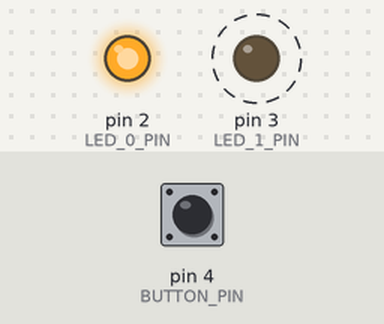
Bench run of a sketch on a simulated Arduino Uno, built with avr-gcc and run on an emulated ATmega328P. On the bench: output pins drawn as LEDs (lit = HIGH). Dashed ring = blinking. The test bench sets the inputs (shaded band); at power-on: pin 4 (BUTTON_PIN) HIGH.

Above: at 0.6 s.
1.3 s: pin 4 (BUTTON_PIN) pulsed LOW 2 times (0.12 s each, 0.3 s apart)
At 2.5 s:
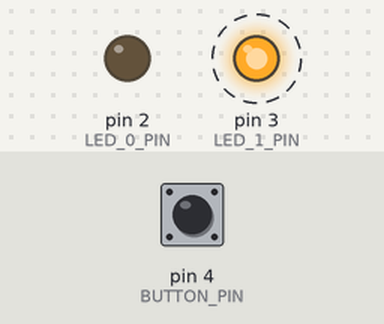
4.3 s: pin 4 (BUTTON_PIN) pulled LOW for 0.15 s
At 5.3 s:
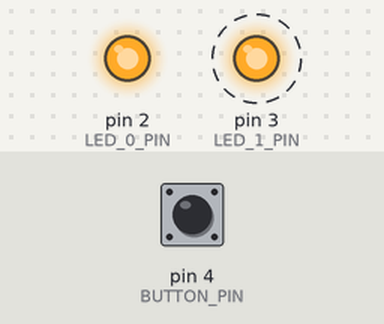
7.4 s: pin 4 (BUTTON_PIN) pulled LOW for 1 s
At 7.6 s:
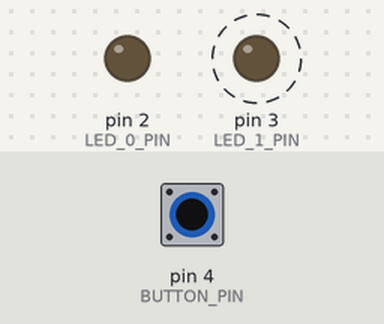
Timing chart, 0 to 16.4 s (numbered marks = the images above; inputs shaded):
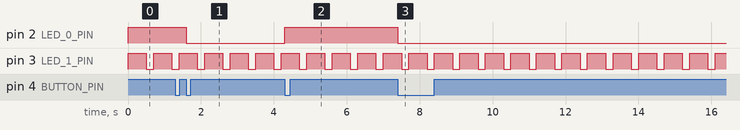

Measured:
- after the input at 1.3 s, pin 2 (LED_0_PIN): HIGH → LOW after 0.30 s
- after the input at 4.3 s, pin 2 (LED_0_PIN): LOW → HIGH at once
- after the input at 7.4 s, pin 2 (LED_0_PIN): HIGH → LOW at once
- by itself, pin 3 (LED_1_PIN): alternates HIGH for 0.50 s and LOW for 0.20 s

The sketch:

lab1.ino
```cpp
  // Obiective:
// 1. prezentat documentatie ATmega328P
// 2. configurarea pinilor pentru citire/scriere
// 3. scrierea/citirea pe pini
// 4. intorducere in utilizarea aparaturii de laborator
//  4.1. prezentare + utilizarea multimetru (masurare R, Vd)
//  4.2. prezentare + vizaulizarea unui semnal periodic pe osciloscop
//  4.3. prezentare + utilizare sursa de tensiune

// Componente
// 2 LED-uri + rezistente de ??? Ohmi (se va calcula)
// 1 Push Button + rezistenta de ??? Ohmi (se va argumenta)

// TODO: 4. use power supply for Arduino

#define LED_0_PIN 2
#define LED_1_PIN 3
#define BUTTON_PIN 4
int cnt;
void setup() {
  // TODO: 1. configure pin directions and turn off leds
  DDRD = DDRD | B00001100;
  PORTD = B00001100;
}

void inline setLed0State(bool state) {
  // TODO: 1. turn led0 on or off based on state
  if( state )
    PORTD |= (1 << LED_0_PIN);
  else
    PORTD &= ~(1<< LED_0_PIN);
}

// read button state
bool inline readBtnState() {
  // TODO: 1. return if button is pressed
  if (!(PIND & (1 << BUTTON_PIN))) {
    return true;
  }
  return false;
}

void inline setLed1State(bool state) {
  // TODO: 2. turn led1 on or off based on state
  if( state )
    PORTD |= (1<< LED_1_PIN);
  else
    PORTD &= ~(1<< LED_1_PIN);
}

static void oscilatingLed() {
  // TODO: 2. toggle the led1 with the pattern: 500ms on, 200ms off
  // TODO: 3. analyse on osciliscop the  led1 signal and measure the timing

  cnt++;
  if(cnt <= 5)
    PORTD |= (1<< LED_1_PIN);
  else if(cnt < 7)
    PORTD &= ~(1<< LED_1_PIN);
  else
    cnt=0;
}

// detect button press and toggle the led0 state
static void toggleLed(bool btnState) {
  static bool lastState = 0;
  static bool ledState  = false;
  if ( !lastState & btnState ) {
    ledState = !ledState;
    setLed0State(ledState);
  }
  lastState = btnState;
}

void loop() {
  toggleLed(readBtnState());
  oscilatingLed();
  delay(100);
}
```
